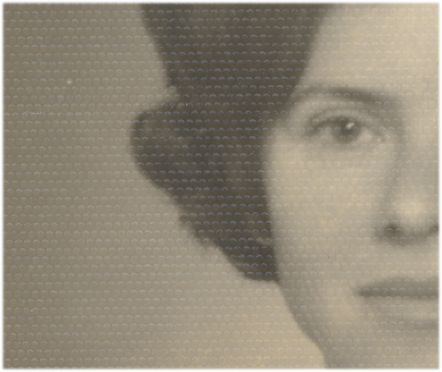
//> input picture unidade2/sample.jpg, 442 x 372 px
$ ./mydft sample.jpg   (built with g++ and OpenCV 4)
//> lines starting //> are read from the running program, lines starting //| are printed output that depends on the picture; after the words box and inside, x2 and y2 are one past the last pixel; in counts of white or black regions, pixels touching at a corner belong together
#include <iostream>
#include <opencv2/opencv.hpp>
#include <opencv2/imgproc/imgproc.hpp>
#include <math.h>
#include <string>
//#define RADIUS 20
#include <typeinfo>
using namespace cv;
using namespace std;

void shiftsDFT(Mat& image ){
  Mat tmp, A, B, C, D;

  image = image(Rect(0, 0, image.cols & -2, image.rows & -2));
  int cx = image.cols/2;
  int cy = image.rows/2;

  // recombines the transforms's quadrants
  // A B   ->  D C
  // C D       B A
  A = image(Rect(0, 0, cx, cy));
  B = image(Rect(cx, 0, cx, cy));
  C = image(Rect(0, cy, cx, cy));
  D = image(Rect(cx, cy, cx, cy));

  A.copyTo(tmp);  D.copyTo(A);  tmp.copyTo(D);

  C.copyTo(tmp);  B.copyTo(C);  tmp.copyTo(B);
}
Mat MakeSpectrum (Mat &image){ //returns image in frequency domain
  vector<Mat> planes;
  planes.clear();
  Mat padded, complexImage;
  Mat_<float> realInput, zeros;
  int dft_M, dft_N;
  dft_M = getOptimalDFTSize(image.rows);
  dft_N = getOptimalDFTSize(image.cols);
  copyMakeBorder(image, padded, 0,
                 dft_M - image.rows, 0,
                 dft_N - image.cols,
                 BORDER_CONSTANT, Scalar::all(0));

  zeros = Mat_<float>::zeros(padded.size());

  complexImage = Mat(padded.size(), CV_32FC2, Scalar(0));
  realInput = Mat_<float>(padded);

  planes.push_back(realInput);
  planes.push_back(zeros);
  merge(planes, complexImage);
  dft(complexImage, complexImage);
  shiftsDFT(complexImage);
  return complexImage;


}
// [40 lines left out: functions ShowSpectrum, InsertNoise, not called in this run]

Mat getBack(Mat &Im){//frequency to space for exhibition
  Mat ImS;
  vector<Mat> planes;
  Im.copyTo(ImS);
  shiftsDFT(ImS);
  idft(ImS,ImS);
  planes.clear();
  split(ImS,planes);
  normalize(planes[0], planes[0], 0, 1, CV_MINMAX);
  return planes[0];
}

// [19 lines left out: function MakeLowPass, not called in this run]

Mat MakeHighPass(Mat &Im, float RADIUS){
  Mat filter=Im.clone();
  int dft_M = getOptimalDFTSize(Im.rows);
  int dft_N = getOptimalDFTSize(Im.cols);
  Mat tmp(dft_M,dft_N,CV_32F);
  for(int i=0; i<dft_M; i++){
    for(int j=0; j<dft_N; j++){
      if((i-dft_M/2)*(i-dft_M/2)+(j-dft_N/2)*(j-dft_N/2) < RADIUS*RADIUS){
        tmp.at<float> (i,j) = 0.0;
      }
      else         tmp.at<float> (i,j) = 1.0;

    }
  }
  resize(tmp,tmp,filter.size()); //making sure the filter will have the same size of the input image

  Mat comps[]= {tmp, tmp};
  merge(comps, 2, filter);
  return filter;
}

// [40 lines left out: functions MakeBandPass, MakeHomomorphical, not called in this run]


int main(int argc , char** argv){
  Mat complexImage;
  Mat padded, filter;
  Mat image, tmp;
  Mat_<float> realInput, zeros;
  vector<Mat> planes;
  image=imread(argv[1],CV_LOAD_IMAGE_GRAYSCALE);
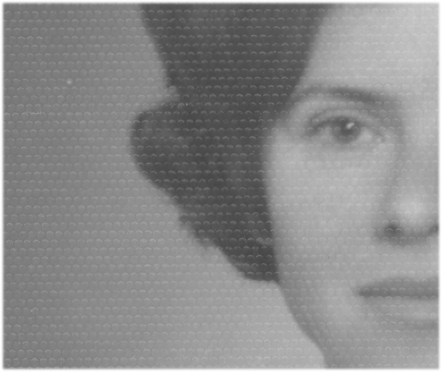
//> image: 372 rows x 442 cols, CV_8UC1; min 68, max 255, mean 138.7
  Mat ln_image;
  ln_image = Mat_<float>(image);
  normalize(ln_image, ln_image, 0, 1, CV_MINMAX);
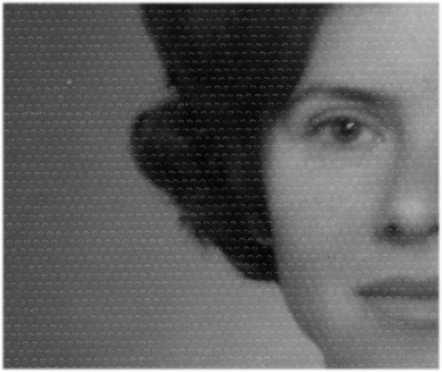
//> ln_image: 372 rows x 442 cols, CV_32FC1; min 0, max 1, mean 0.378

  ln_image+=Scalar::all(1);
  log(ln_image,ln_image);
  complexImage=MakeSpectrum(ln_image);
//> in MakeSpectrum, `planes.push_back(zeros);`: planes[1]: 375 rows x 450 cols, CV_32FC1; every value is 0
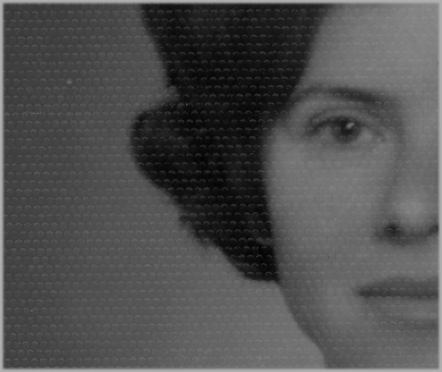
//> ln_image: 372 rows x 442 cols, CV_32FC1; min 0, max 0.693, mean 0.312
  float FC;
  int option;
  cout<<"choose option"<<endl;
  cin>>option;
//> the answer given: 1
  switch(option){
    case 0:
      cout<<"Low Pass:"<<endl<<"FC:"<<endl;
      cin>>FC;
      filter=MakeLowPass(complexImage,FC);
      break;
    case 1:
      cout<<"High Pass:"<<endl<<"FC:"<<endl;
      cin>>FC;
//> the answer given: 2
      filter=MakeHighPass(complexImage,FC);
//> after the loop in MakeHighPass, `for(int i=0; i<dft_M; i++)`:
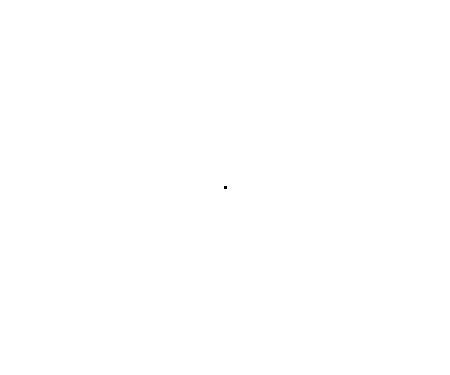
//> tmp: 375 rows x 450 cols, CV_32FC1; values 0 (black) and 1 (white), 100% white; black in thin lines or dots, all inside (x1, y1, x2, y2) = (224, 186, 227, 189)
      break;
    case 2:
      cout<<"Band Pass:"<<endl<<"FC:"<<endl;
      float FC2;
      cin>>FC;
      cout<<"FC2:"<<endl;
      cin>>FC2;
      filter=MakeBandPass(complexImage,FC,FC2);
      break;
    case 3:
      cout<<"Homomorphical"<<endl<<"YH,YL,c,D0:"<<endl;
      float YH,YL,c,D0;
      cin>>YH>>YL>>c>>D0;
            //filter=MakeHomomorphical(complexImage,2,0.25,1,60);

      filter=MakeHomomorphical(complexImage,YH,YL,c,D0);
      break;
  }
  mulSpectrums(complexImage,filter,complexImage,0);
  Mat final=getBack(complexImage);
//> in getBack, `split(ImS,planes);`:
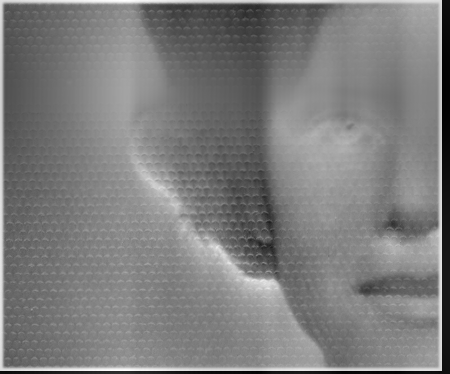
//> planes[0]: 374 rows x 450 cols, CV_32FC1; min -70978.4, max 73675.5, mean 0; drawn with min black and max white
//> in getBack, `split(ImS,planes);`:
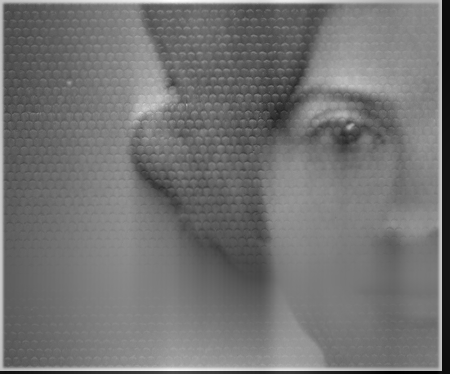
//> planes[1]: 374 rows x 450 cols, CV_32FC1; min -74670.2, max 89504, mean 0; drawn with min black and max white
  exp(final,final);
  normalize(final,final,0,1,CV_MINMAX);
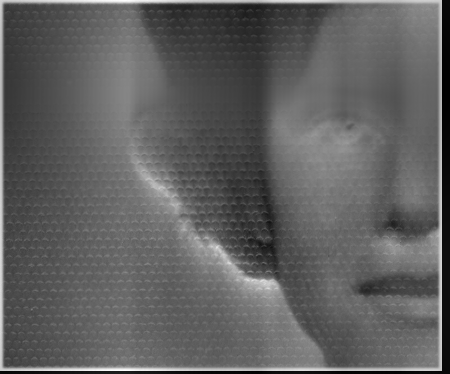
//> final: 374 rows x 450 cols, CV_32FC1; min 0, max 1, mean 0.377
  imshow("f",final);
  imshow("original",image);
  waitKey(0);

  waitKey(0);
}
